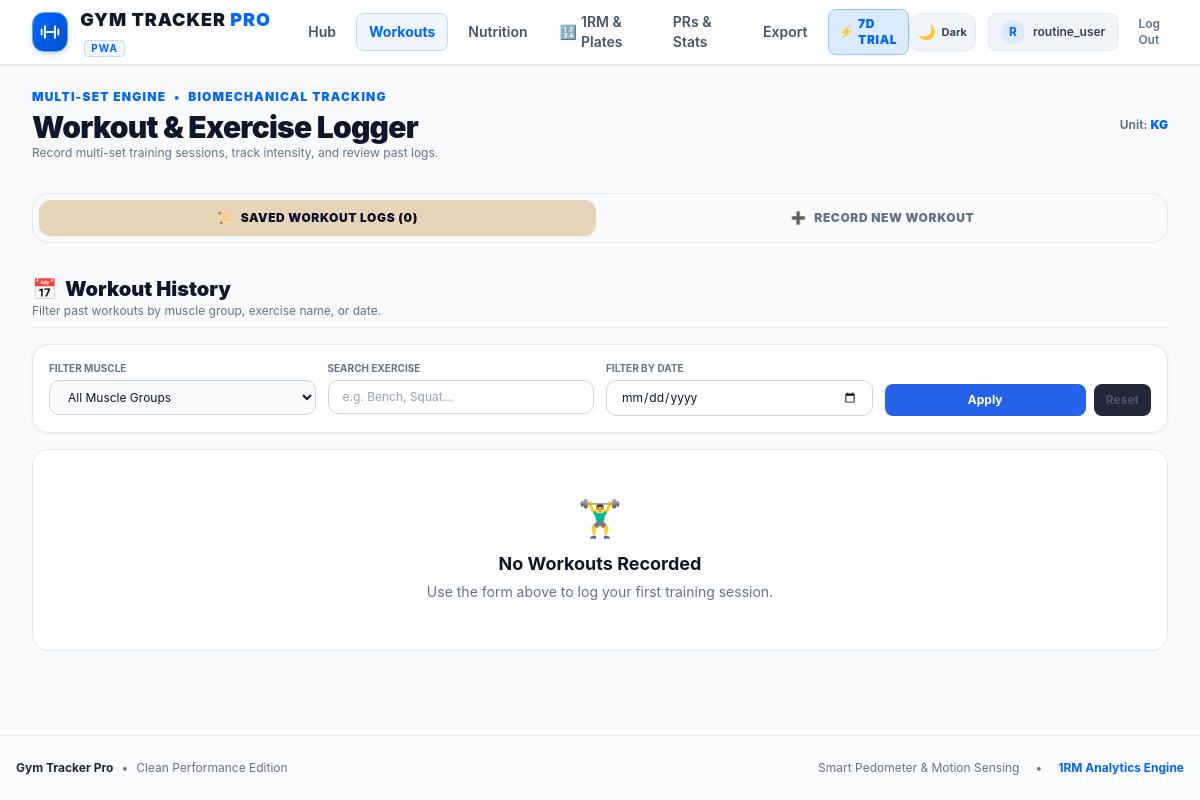
The page /workouts (signed in) on the database its author committed.
### tables this page shows
CREATE TABLE users (
            id INTEGER PRIMARY KEY AUTOINCREMENT,
            username TEXT UNIQUE NOT NULL,
            email TEXT UNIQUE NOT NULL,
            password_hash TEXT NOT NULL,
            display_name TEXT,
            unit_preference TEXT DEFAULT 'kg',
            daily_calorie_target INTEGER DEFAULT 2500,
            daily_protein_target INTEGER DEFAULT 160,
            daily_carbs_target INTEGER DEFAULT 250,
            daily_fat_target INTEGER DEFAULT 70,
            created_at TIMESTAMP DEFAULT CURRENT_TIMESTAMP
        , height REAL DEFAULT 175.0, weight REAL DEFAULT 75.0, fitness_goal TEXT DEFAULT 'gain_weight', gemini_api_key TEXT DEFAULT NULL, daily_step_goal INTEGER DEFAULT 10000, subscription_status TEXT DEFAULT 'trial', trial_ends_at TIMESTAMP, is_owner INTEGER DEFAULT 0, first_name TEXT DEFAULT NULL, fitness_objective TEXT DEFAULT 'tone', activity_level TEXT DEFAULT 'moderate', gender TEXT DEFAULT 'male', dob TEXT DEFAULT NULL, goal_weight REAL DEFAULT NULL, onboarding_completed INTEGER DEFAULT 0, water_goal_ml INTEGER DEFAULT 3000);

### app.py (the view)
@app.route("/workouts")
@login_required
def workouts():
    today_str = datetime.now().strftime("%Y-%m-%d")
    sessions = WorkoutManager.get_user_workouts(current_user.id)
    templates = TemplateManager.get_user_templates(current_user.id)
    return render_template("workouts.html", user=current_user, sessions=sessions, today=today_str, templates=templates)

### templates/workouts.html (shortened to what this page needs)
{% extends "base.html" %}
{% block content %}
<div class="space-y-8">
  <div class="flex flex-col sm:flex-row sm:items-center justify-between gap-4">
    <div>
      <div class="flex items-center gap-2 text-xs uppercase font-black tracking-widest text-[#E6D5B8]">
        <span>Multi-Set Engine</span> • <span>Biomechanical Tracking</span>
      </div>
      <h1 class="text-2xl sm:text-3xl font-black text-white tracking-tight mt-1">Workout & Exercise Logger</h1>
      <p class="text-slate-400 text-xs">Record multi-set training sessions, track intensity, and review past logs.</p>
    </div>
    <div class="flex items-center gap-3">
      <span class="text-xs font-bold text-slate-400">Unit: <strong class="text-[#E6D5B8]">{{ user.unit_preference | upper }}</strong></span>
    </div>
  </div>
  <div class="flex items-center gap-2 p-1.5 rounded-2xl bg-[#0A1128] border border-[#E6D5B8]/20">
    <button type="button" id="tab-btn-history" onclick="switchWorkoutView('history')" class="flex-1 py-2.5 px-4 rounded-xl text-xs font-black uppercase tracking-wider transition flex items-center justify-center gap-2 bg-[#E6D5B8] text-[#0A1128] shadow-sm">
      <span>📜</span> <span>Saved Workout Logs ({{ sessions | length }})</span>
    </button>
    <button type="button" id="tab-btn-new" onclick="switchWorkoutView('new')" class="flex-1 py-2.5 px-4 rounded-xl text-xs font-black uppercase tracking-wider transition flex items-center justify-center gap-2 text-slate-400 hover:text-white">
      <span>➕</span> <span>Record New Workout</span>
    </button>
  </div>
  <section id="section-workout-history" class="space-y-4">
    <div class="flex flex-col sm:flex-row sm:items-center justify-between gap-4 pb-2 border-b border-gray-800">
      <div>
        <h2 class="text-xl font-black text-white flex items-center gap-2">
          <span>📅</span> Workout History
        </h2>
        <p class="text-slate-400 text-xs">Filter past workouts by muscle group, exercise name, or date.</p>
      </div>
    </div>
    <div class="gt-card p-4 bg-[#101C3D] border border-gray-800 grid grid-cols-1 sm:grid-cols-4 gap-3">
      <div>
        <label class="block text-[10px] font-bold text-slate-400 uppercase mb-1">Filter Muscle</label>
        <select id="filter-muscle" class="gt-input w-full text-xs py-2 bg-[#0A1128]">
          <option value="All" selected>All Muscle Groups</option>
        </select>
      </div>
      <div>
        <label class="block text-[10px] font-bold text-slate-400 uppercase mb-1">Search Exercise</label>
        <input type="text" id="filter-exercise" placeholder="e.g. Bench, Squat..." class="gt-input w-full text-xs py-2">
      </div>
      <div>
        <label class="block text-[10px] font-bold text-slate-400 uppercase mb-1">Filter by Date</label>
        <input type="date" id="filter-date" class="gt-input w-full text-xs py-2">
      </div>
      <div class="flex items-end gap-2">
        <button type="button" id="btn-apply-filters" class="flex-1 py-2 px-3 rounded-lg bg-[#2563EB] hover:bg-[#1d4ed8] text-white font-bold text-xs transition">
          Apply
        </button>
        <button type="button" id="btn-reset-filters" class="py-2 px-3 rounded-lg bg-gray-800 text-gray-300 font-bold text-xs hover:bg-gray-700 transition">
          Reset
        </button>
      </div>
    </div>
    <div id="workout-history-list" class="space-y-4">
      {% if sessions | length == 0 %}
        <div class="text-center py-12 bg-[#101C3D] border border-gray-800 rounded-2xl p-8">
          <div class="text-4xl mb-3">🏋️‍♂️</div>
          <h3 class="text-lg font-bold text-white mb-1">No Workouts Recorded</h3>
          <p class="text-slate-400 text-sm">Use the form above to log your first training session.</p>
        </div>
      {% endif %}
    </div>
  </section>
</div>
{% endblock %}

### templates/base.html (shortened to what this page needs)
<!DOCTYPE html>
<html lang="en" class="light">
<head>
  <script src="https://cdn.tailwindcss.com"></script>
  <link rel="stylesheet" href="/static/css/style.css">
</head>
<body class="bg-[#F8FAFC] text-[#0F172A] min-h-screen flex flex-col pb-16 md:pb-0 transition-colors duration-200">
  <header class="sticky top-0 z-50 bg-white/95 backdrop-blur-md border-b border-[#E2E8F0] shadow-sm transition-colors duration-200">
    <div class="max-w-7xl mx-auto px-4 sm:px-6 lg:px-8 h-16 flex items-center justify-between">
      <a href="{{ url_for('dashboard') if current_user.is_authenticated else url_for('index') }}" class="flex items-center gap-3 group">
        <div class="w-10 h-10 rounded-xl bg-gradient-to-br from-[#0066FF] to-[#0052CC] border border-blue-400 flex items-center justify-center shadow-md shadow-blue-500/20 group-hover:scale-105 transition">
          <svg class="w-5 h-5 text-white" viewBox="0 0 24 24" fill="none" stroke="currentColor" stroke-width="2.3" stroke-linecap="round" stroke-linejoin="round">
            <path d="M6 5v14M18 5v14M2 9v6M22 9v6M6 12h12"/>
          </svg>
        </div>
        <div>
          <span class="font-black text-lg tracking-wider text-[#0F172A]">GYM TRACKER <span class="text-[#0066FF]">PRO</span></span>
          <span class="hidden sm:inline-block text-[10px] uppercase font-bold tracking-widest px-1.5 py-0.2 bg-blue-50 text-[#0066FF] rounded ml-1 border border-blue-200">PWA</span>
        </div>
      </a>
      {% if current_user.is_authenticated %}
      <nav class="hidden md:flex items-center space-x-1 lg:space-x-2 text-sm font-semibold">
        <a href="{{ url_for('dashboard') }}" class="px-3 py-2 rounded-lg transition {{ 'text-[#0066FF] bg-blue-50 font-bold border border-blue-200' if request.endpoint == 'dashboard' else 'text-slate-600 hover:text-[#0066FF] hover:bg-slate-100' }}">
          Hub
        </a>
        <a href="{{ url_for('workouts') }}" class="px-3 py-2 rounded-lg transition {{ 'text-[#0066FF] bg-blue-50 font-bold border border-blue-200' if request.endpoint == 'workouts' else 'text-slate-600 hover:text-[#0066FF] hover:bg-slate-100' }}">
          Workouts
        </a>
        <a href="{{ url_for('nutrition') }}" class="px-3 py-2 rounded-lg transition {{ 'text-[#0066FF] bg-blue-50 font-bold border border-blue-200' if request.endpoint == 'nutrition' else 'text-slate-600 hover:text-[#0066FF] hover:bg-slate-100' }}">
          Nutrition
        </a>
        <a href="{{ url_for('one_rep_max') }}" class="px-3 py-2 rounded-lg transition flex items-center gap-1 {{ 'text-[#0066FF] bg-blue-50 font-bold border border-blue-200' if request.endpoint in ['one_rep_max', 'plate_loader', 'plate_calculator'] else 'text-slate-600 hover:text-[#0066FF] hover:bg-slate-100' }}">
          <span>🔢</span> 1RM & Plates
        </a>
        <a href="{{ url_for('analytics') }}" class="px-3 py-2 rounded-lg transition {{ 'text-[#0066FF] bg-blue-50 font-bold border border-blue-200' if request.endpoint == 'analytics' else 'text-slate-600 hover:text-[#0066FF] hover:bg-slate-100' }}">
          PRs & Stats
        </a>
        <a href="{{ url_for('export_view') }}" class="px-3 py-2 rounded-lg transition {{ 'text-[#0066FF] bg-blue-50 font-bold border border-blue-200' if request.endpoint == 'export_view' else 'text-slate-600 hover:text-[#0066FF] hover:bg-slate-100' }}">
          Export
        </a>
        <a href="{{ url_for('subscription') }}" class="ml-2 px-2.5 py-1.5 rounded-lg text-xs font-black uppercase tracking-wider flex items-center gap-1 transition shadow-sm {{ 'bg-[#0066FF] text-white' if current_user.is_owner_user else 'bg-blue-600 text-white' if current_user.subscription_status in ['pro', 'active', 'lifetime_owner'] else 'bg-blue-100 text-[#0066FF] border border-blue-300' if current_user.trial_days_left > 0 else 'bg-rose-100 text-rose-700 border border-rose-300' }}" title="Subscription & Membership">
          <span>{{ '👑' if current_user.is_owner_user else '⭐' if current_user.subscription_status in ['pro', 'active', 'lifetime_owner'] else '⚡' if current_user.trial_days_left > 0 else '🔒' }}</span>
          <span>{{ current_user.subscription_badge.short_label }}</span>
        </a>
      </nav>
      {% endif %}
      <div class="flex items-center gap-2 sm:gap-3">
        <button type="button" class="btn-theme-toggle p-2 rounded-xl bg-slate-100 border border-[#E2E8F0] hover:border-slate-300 text-slate-700 transition flex items-center gap-1.5 shadow-sm text-xs font-bold" title="Toggle Theme">
          <span class="theme-icon text-sm">🌙</span>
          <span class="theme-label hidden sm:inline text-[11px]">Dark</span>
        </button>
        {% if current_user.is_authenticated %}
        <a href="{{ url_for('profile') }}" class="flex items-center gap-2 px-3 py-1.5 rounded-lg bg-slate-100 border border-[#E2E8F0] hover:border-blue-300 transition" title="Profile Settings">
          <div class="w-6 h-6 rounded-full bg-blue-100 text-[#0066FF] flex items-center justify-center text-xs font-bold">
            {{ current_user.display_name[0] | upper }}
          </div>
          <span class="text-xs font-semibold text-slate-700 hidden sm:inline">{{ current_user.display_name }}</span>
        </a>
        <a href="{{ url_for('logout') }}" class="text-xs font-semibold text-slate-500 hover:text-red-500 px-2 py-1.5 rounded-lg transition" title="Sign Out">
          Log Out
        </a>
        {% endif %}
      </div>
    </div>
  </header>
  <main class="flex-1 w-full max-w-7xl mx-auto px-4 sm:px-6 lg:px-8 py-6">
    {% block content %}{% endblock %}
  </main>
  <footer class="border-t border-[#E2E8F0] py-6 text-center text-xs text-slate-500 mt-auto bg-white/50">
    <div class="max-w-7xl mx-auto px-4 flex flex-col sm:flex-row items-center justify-between gap-3">
      <div class="flex items-center gap-2">
        <span class="font-bold text-slate-800">Gym Tracker Pro</span>
        <span>•</span>
        <span>Clean Performance Edition</span>
      </div>
      <div class="flex items-center gap-4">
        <span>Smart Pedometer & Motion Sensing</span>
        <span>•</span>
        <span class="text-[#0066FF] font-bold">1RM Analytics Engine</span>
      </div>
    </div>
  </footer>
</body>
</html>

### rows shown on the page
users: subscription_status "⚡", display_name "R", display_name "routine_user", unit_preference "KG"

### other values the page prints
{{ current_user.subscription_badge.short_label }} "7D TRIAL"
{{ sessions | length }} "0"
